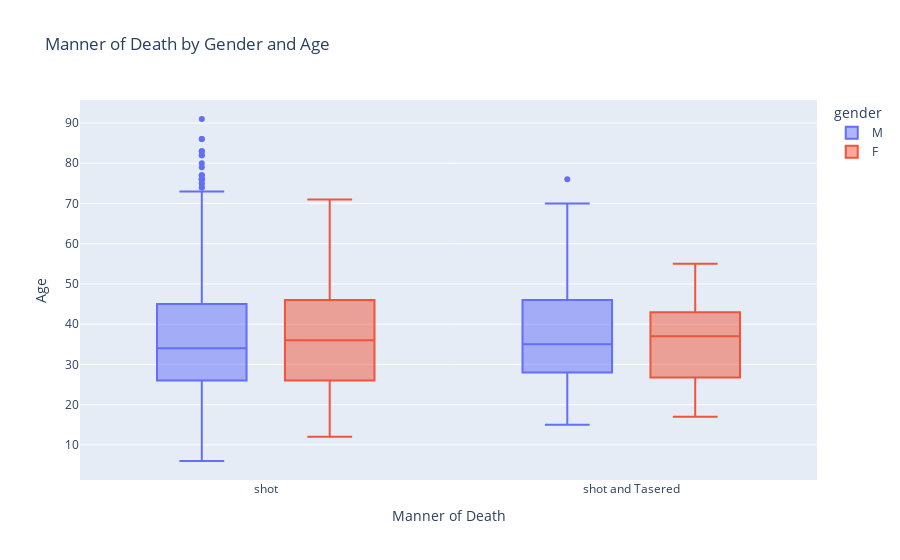

The notebook cell this image was saved under:
### Code cell
box = px.box(df_fatalities_nz, x='manner_of_death', y='age', color="gender", title=" Manner of Death by Gender and Age")
box.update_layout(xaxis_title='Manner of Death',
                  yaxis_title='Age')
box.show()

### Figure 1 — Plotly figure (JSON) as saved in the notebook; plotly's stock layout.template omitted (floating-point values rounded to 4 significant figures; data arrays with more than 128 entries replaced by an {"elided": "..."} marker saying what was removed)
{"data": [{"alignmentgroup": "True", "hovertemplate": "gender=M<br>manner_of_death=%{x}<br>age=%{y}<extra></extra>", "legendgroup": "M", "marker": {"color": "#636efa"}, "name": "M", "notched": false, "offsetgroup": "M", "orientation": "v", "showlegend": true, "type": "box", "x": {"elided": "2354 str values"}, "x0": " ", "xaxis": "x", "y": {"elided": "2354 int values"}, "y0": " ", "yaxis": "y"}, {"alignmentgroup": "True", "hovertemplate": "gender=F<br>manner_of_death=%{x}<br>age=%{y}<extra></extra>", "legendgroup": "F", "marker": {"color": "#EF553B"}, "name": "F", "notched": false, "offsetgroup": "F", "orientation": "v", "showlegend": true, "type": "box", "x": ["shot", "shot and Tasered", "shot", "shot", "shot", "shot", "shot", "shot", "shot", "shot", "shot", "shot", "shot", "shot", "shot", "shot", "shot", "shot", "shot and Tasered", "shot", "shot", "shot", "shot", "shot", "shot and Tasered", "shot", "shot", "shot", "shot", "shot", "shot", "shot", "shot", "shot", "shot", "shot", "shot", "shot", "shot", "shot", "shot", "shot", "shot", "shot", "shot", "shot", "shot", "shot", "shot", "shot", "shot", "shot", "shot", "shot", "shot", "shot", "shot", "shot", "shot", "shot", "shot", "shot", "shot", "shot", "shot", "shot", "shot", "shot", "shot", "shot", "shot", "shot", "shot", "shot", "shot", "shot", "shot", "shot", "shot", "shot", "shot", "shot and Tasered", "shot", "shot", "shot and Tasered", "shot", "shot", "shot", "shot", "shot", "shot", "shot", "shot", "shot", "shot", "shot", "shot", "shot", "shot", "shot", "shot", "shot", "shot", "shot"], "x0": " ", "xaxis": "x", "y": [34, 17, 17, 39, 38, 43, 20, 34, 28, 37, 43, 24, 49, 53, 26, 27, 46, 25, 39, 31, 45, 17, 40, 44, 30, 28, 23, 37, 55, 62, 46, 50, 21, 36, 37, 27, 61, 51, 48, 22, 55, 50, 45, 12, 25, 31, 32, 41, 32, 36, 31, 38, 38, 25, 27, 50, 36, 40, 25, 35, 60, 24, 26, 29, 42, 24, 40, 23, 35, 46, 53, 26, 66, 23, 25, 39, 31, 56, 44, 53, 71, 37, 21, 18, 55, 30, 33, 46, 16, 59, 21, 17, 54, 50, 27, 41, 24, 28, 30, 29, 50, 40, 25, 62], "y0": " ", "yaxis": "y"}], "layout": {"autosize": true, "boxmode": "group", "legend": {"title": {"text": "gender"}, "tracegroupgap": 0}, "title": {"text": " Manner of Death by Gender and Age"}, "xaxis": {"anchor": "y", "autorange": true, "domain": [0, 1], "range": [-0.5065, 1.506], "title": {"text": "Manner of Death"}, "type": "category"}, "yaxis": {"anchor": "x", "autorange": true, "domain": [0, 1], "range": [1.278, 95.72], "title": {"text": "Age"}, "type": "linear"}}}
